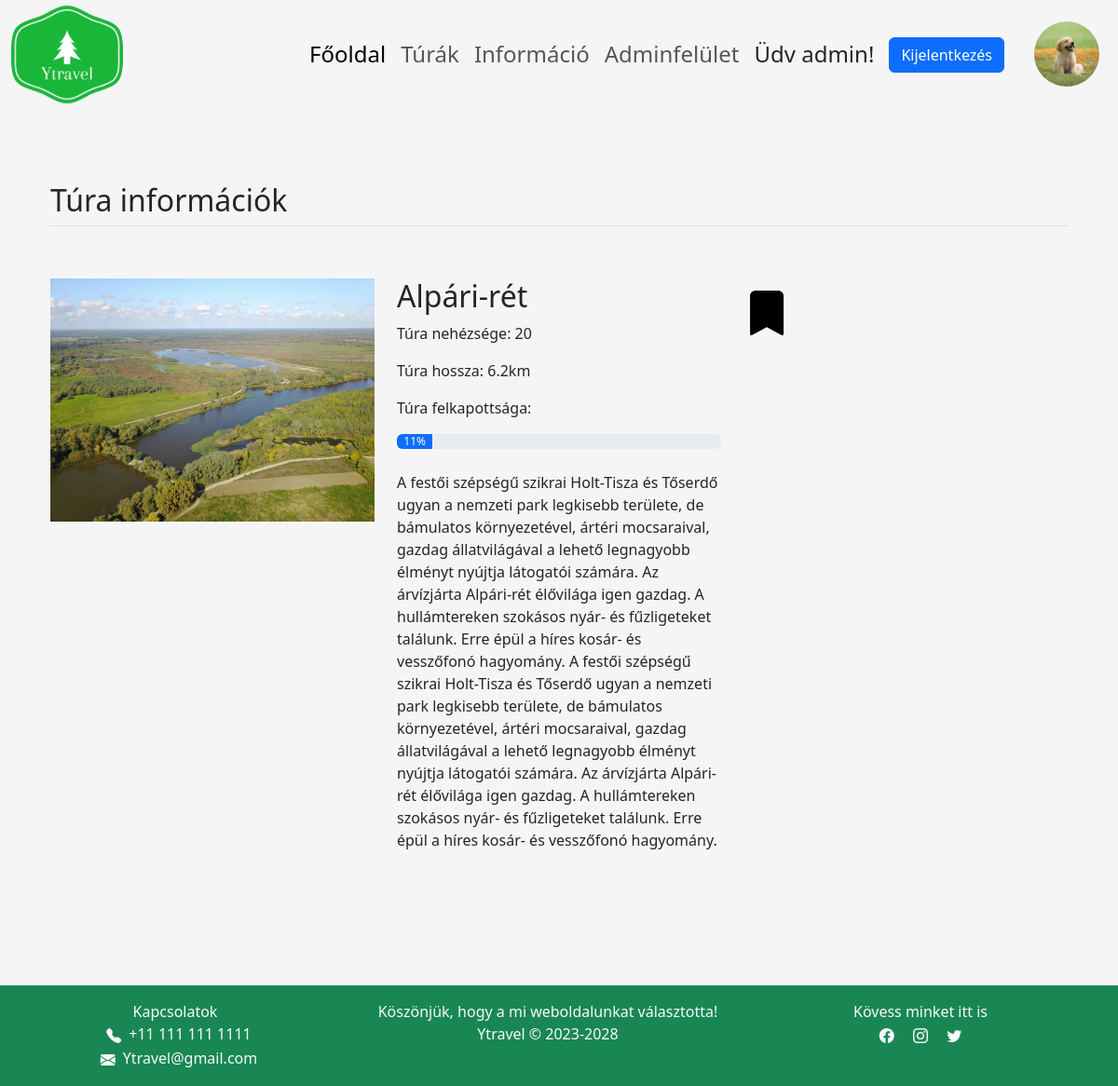
The app's page /frontend/turaLeiras.php?tura_id=17 (signed in) with its own data.
### tables this page shows
CREATE TABLE `turak` (
  `id` int(11) NOT NULL,
  `tura_nev` text NOT NULL,
  `tura_hossza` float(100,1) NOT NULL,
  `tura_nehezseg` int(100) NOT NULL,
  `tura_felkapottsag` int(100) NOT NULL,
  `megye_id` int(100) NOT NULL,
  `tura_kep_nev` varchar(111) NOT NULL
);

### frontend/turaLeiras.php (the view, shortened to what this page needs)
<!DOCTYPE html>
<html lang="en">
<?php
    include("../components/header.php");
?>
<body class="" style="background-image: url('../kepek/profilKepek/Background2.png'); background-repeat: no-repeat; background-size:cover;">
 <?php
  include("../components/navbar.php");
  ?>
<main>
  <?php
    if(isset($_GET["tura_id"])){
      $db = new mysqli("localhost", "root", "", "turazas");
      $turaKiir = $db->query("SELECT *, SUBSTRING(tura_leiras.tura_szoveg,1,800) AS turaSzoveg FROM turak INNER JOIN tura_leiras ON turak.id = tura_leiras.id WHERE turak.id = ".$_GET["tura_id"]." LIMIT 1");
        while($adat = $turaKiir->fetch_assoc()){
          $html =
             '
            <div class="container px-4 py-5" id="featured-3"">
            <h2 class="pb-2 border-bottom">Túra információk</h2>
            <div class="row g-4 py-5 row-cols-1 row-cols-lg-3">
              <div class="feature col">
                <div class="feature-icon d-inline-flex align-items-center justify-content-center text-bg-primary bg-gradient fs-2 mb-3">
                  <img src = "../kepektura/'.$adat["tura_kep_nev"].'.jpg" alt = "'.$adat["tura_nev"].'" class = "img-fluid">
                </div>
              </div>
              <div class="feature col">
                <h5 class="fs-2">'.$adat["tura_nev"].'</h5>
                <p>Túra nehézsége: '.$adat["tura_nehezseg"].'</p>
                <p>Túra hossza: '.$adat["tura_hossza"].'km</p>
                <p>Túra felkapottsága:</p>
                <div class="progress" role="progressbar" aria-label="Basic example" aria-valuenow="'.$adat["tura_felkapottsag"].'" aria-valuemin="0" aria-valuemax="100">
                    <div class="progress-bar" style = "width: '.$adat["tura_felkapottsag"].'%;">'.$adat["tura_felkapottsag"].'%</div>
                </div>
                <br>
                <p>'.$adat["turaSzoveg"].'</p>
              </div>
              ';
              if(isset($_SESSION["id"])){
                $html .= '<form action = "" method = "post">
                <div class="feature col">
                  <button type = "submit" name = "mentes" class = "bg-transparent" style = "border: 1px solid transparent;"><i class="bi bi-bookmark-fill" style = "font-size: 3rem;"></i></button>
                </div>
                </form>';
              }
              $html .='
            </div>
          </div>
            ';
            print $html;
    }
  }
  ?>
</main>
<?php
  include("../components/footer.php");
  ?>
</body>
</html>

### style.css (style rules this page uses)
* { margin: 0; padding: 0; box-sizing: border-box; }
html, body { margin: 0; padding: 0; background-repeat: no-repeat; background-size: cover; }
body { display: grid; gap: 2rem; grid-template-areas: "navbar" "content" "footer" ; grid-template-columns: auto; grid-template-rows: 116px auto 108px; min-height: 100vh; background-color: #f5f5f5; }
main { grid-area: content; }
.bi { vertical-align: -.125em; }

### records on screen
turak: tura_kep_nev (picture), tura_nev "Alpári-rét", tura_nehezseg "20", tura_hossza "6.2", tura_felkapottsag "11", turaSzoveg "A festői szépségű szikrai Holt-Tisza és Tőserdő ugyan a nemzeti park legkisebb területe, de bámulatos környezetével, ártéri mocsaraival, gazdag állatvilágával a lehető legnagyobb élményt nyújtja látogatói számára. Az árvízjárta Alpári-rét élővilága igen gazdag. A hullámtereken szokásos nyár- és fűzligeteket találunk. Erre épül a híres kosár- és vesszőfonó hagyomány. A festői szépségű szikrai Holt-Tisza és Tőserdő ugyan a nemzeti park legkisebb területe, de bámulatos környezetével, ártéri mocsaraival, gazdag állatvilágával a lehető legnagyobb élményt nyújtja látogatói számára. Az árvízjárta Alpári-rét élővilága igen gazdag. A hullámtereken szokásos nyár- és fűzligeteket találunk. Erre épül a…"

### other values on screen
$_SESSION["nev"] "admin"
